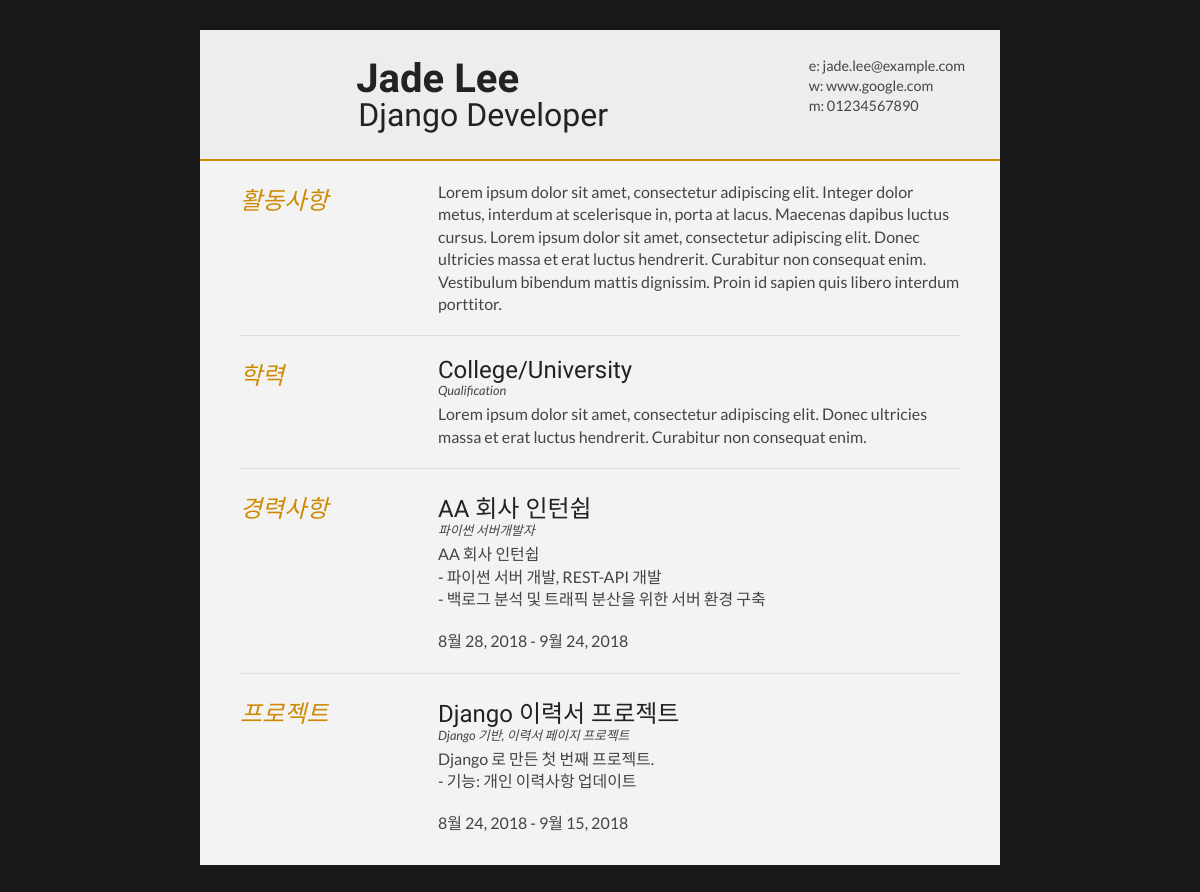
The page / on the database its author committed.
### index/models.py (models this page shows, shortened)
class MyProfile(models.Model):
    name = models.CharField(max_length=100, verbose_name="이름")
    email = models.EmailField(max_length=100, verbose_name="이메일")
    profile_img = models.ImageField(upload_to="pf/", verbose_name="프로필사진")

class MyInformation(models.Model):
    types = models.ForeignKey(ResumeType, on_delete=models.CASCADE, \
                              verbose_name="분류")
    title = models.CharField(max_length=100, verbose_name="제목")
    subtitle = models.CharField(max_length=100, verbose_name="부제목")
    work_from = models.DateField(blank=True, null=True, verbose_name="기간(시작일)")
    work_to = models.DateField(blank=True, null=True, verbose_name="기간(종료일)", help_text="현재 진행중이면 빈칸")
    data = models.TextField(verbose_name="내용")

### index/views.py (the view)
# urls.py: path('', main, name="main"),
def main(request):
    profile = MyProfile.objects.get(id=1)
    project = MyInformation.objects.filter(types__types="프로젝트")
    intern = MyInformation.objects.filter(types__types="인턴")
    return render(request, 'index/main.html', {"profile":profile, "project":project, "intern":intern})

### templates/index/main.html (shortened to what this page needs)
{% load staticfiles %}
<!DOCTYPE html>
<html>
<head>
<link type="text/css" rel="stylesheet" href="{% static 'style.css' %}">
</head>
<body id="top">
<div id="cv" class="instaFade">
	<div class="mainDetails">
		<div id="headshot" class="quickFade">
		</div>
		<div id="name">
			<h1 class="quickFade delayTwo">{{ profile.name }}</h1>
			<h2 class="quickFade delayThree">Django Developer</h2>
		</div>
		<div id="contactDetails" class="quickFade delayFour">
			<ul>
				<li>e: <a href="mailto:example@email.com" target="_blank">{{ profile.email }}</a></li>
				<li>w: <a href="http://www.google.com">www.google.com</a></li>
				<li>m: 01234567890</li>
			</ul>
		</div>
	</div>
	<div id="mainArea" class="quickFade delayFive">
		<section>
			<article>
				<div class="sectionTitle">
					<h1>활동사항</h1>
				</div>
				<div class="sectionContent">
					<p>Lorem ipsum dolor sit amet, consectetur adipiscing elit. Integer dolor metus, interdum at scelerisque in, porta at lacus. Maecenas dapibus luctus cursus. Lorem ipsum dolor sit amet, consectetur adipiscing elit. Donec ultricies massa et erat luctus hendrerit. Curabitur non consequat enim. Vestibulum bibendum mattis dignissim. Proin id sapien quis libero interdum porttitor.</p>
				</div>
			</article>
		</section>
		<section>
			<div class="sectionTitle">
				<h1>학력</h1>
			</div>
			<div class="sectionContent">
				<article>
					<h2>College/University</h2>
					<p class="subDetails">Qualification</p>
					<p>Lorem ipsum dolor sit amet, consectetur adipiscing elit. Donec ultricies massa et erat luctus hendrerit. Curabitur non consequat enim.</p>
				</article>
			</div>
		</section>
		<section>
			<div class="sectionTitle">
				<h1>경력사항</h1>
			</div>
			<div class="sectionContent">
                {% for each in intern %}
                <article>
					<h2>{{ each.title }}</h2>
					<p class="subDetails">{{ each.subtitle }}</p>
					<p>{{ each.data|linebreaksbr }}</p>
                    <p>{{ each.work_from }} - {{ each.work_to }}</p>
				</article>
                {% endfor %}
			</div>
		</section>
		<section>
			<div class="sectionTitle">
				<h1>프로젝트</h1>
			</div>
			<div class="sectionContent">
				{% for each in project %}
                <article>
					<h2>{{ each.title }}</h2>
					<p class="subDetails">{{ each.subtitle }}</p>
					<p>{{ each.data|linebreaksbr }}</p>
                    <p>{{ each.work_from }} - {{ each.work_to }}</p>
				</article>
                {% endfor %}
			</div>
		</section>
	</div>
</div>
</body>
</html>

### static/style.css (style rules this page uses)
html,body,div,span,object,iframe,h1,h2,h3,h4,h5,h6,p,blockquote,pre,abbr,address,cite,code,del,dfn,em,img,ins,kbd,q,samp,small,strong,sub,sup,var,b,i,dl,dt,dd,ol,ul,li,fieldset,form,label,legend,table,caption,tbody,tfoot,thead,tr,th,td,article,aside,canvas,details,figcaption,figure,footer,header,hgroup,menu,nav,section,summary,time,mark,audio,video { border:0; font:inherit; font-size:100%; margin:0; padding:0; vertical-align:baseline; }
article,aside,details,figcaption,figure,footer,header,hgroup,menu,nav,section { display:block; }
html, body { background: #181818; font-family: 'Lato', helvetica, arial, sans-serif; font-size: 16px; color: #222; }
p { font-size: 1em; line-height: 1.4em; margin-bottom: 20px; color: #444; }
#cv { width: 90%; max-width: 800px; background: #f3f3f3; margin: 30px auto; }
.mainDetails { padding: 25px 35px; border-bottom: 2px solid #cf8a05; background: #ededed; }
#name h1 { font-size: 2.5em; font-weight: 700; font-family: 'Rokkitt', Helvetica, Arial, sans-serif; margin-bottom: -6px; }
#name h2 { font-size: 2em; margin-left: 2px; font-family: 'Rokkitt', Helvetica, Arial, sans-serif; }
#mainArea { padding: 0 40px; }
#headshot { width: 12.5%; float: left; margin-right: 30px; }
#name { float: left; }
#contactDetails { float: right; }
#contactDetails ul { list-style-type: none; font-size: 0.9em; margin-top: 2px; }
#contactDetails ul li { margin-bottom: 3px; color: #444; }
#contactDetails ul li a, a[href^=tel] { color: #444; text-decoration: none; -webkit-transition: all .3s ease-in; -moz-transition: all .3s ease-in; -o-transition: all .3s ease-in; -ms-transition: all .3s ease-in; transition: all .3s ease-in; }
section { border-top: 1px solid #dedede; padding: 20px 0 0; }
section:first-child { border-top: 0; }
section:last-child { padding: 20px 0 10px; }
.sectionTitle { float: left; width: 25%; }
.sectionContent { float: right; width: 72.5%; }
.sectionTitle h1 { font-family: 'Rokkitt', Helvetica, Arial, sans-serif; font-style: italic; font-size: 1.5em; color: #cf8a05; }
.sectionContent h2 { font-family: 'Rokkitt', Helvetica, Arial, sans-serif; font-size: 1.5em; margin-bottom: -2px; }
.subDetails { font-size: 0.8em; font-style: italic; margin-bottom: 3px; }
.instaFade { -webkit-animation-name: reset, fade-in; -webkit-animation-duration: 1.5s; -webkit-animation-timing-function: ease-in; -moz-animation-name: reset, fade-in; -moz-animation-duration: 1.5s; -moz-animation-timing-function: ease-in; animation-name: reset, fade-in; animation-duration: 1.5s; animation-timing-function: ease-in; }
.quickFade { -webkit-animation-name: reset, fade-in; -webkit-animation-duration: 2.5s; -webkit-animation-timing-function: ease-in; -moz-animation-name: reset, fade-in; -moz-animation-duration: 2.5s; -moz-animation-timing-function: ease-in; animation-name: reset, fade-in; animation-duration: 2.5s; animation-timing-function: ease-in; }
.delayTwo { -webkit-animation-delay: 0, 1s; -moz-animation-delay: 0, 1s; animation-delay: 0, 1s; }
.delayThree { -webkit-animation-delay: 0, 1.5s; -moz-animation-delay: 0, 1.5s; animation-delay: 0, 1.5s; }
.delayFour { -webkit-animation-delay: 0, 2s; -moz-animation-delay: 0, 2s; animation-delay: 0, 2s; }
.delayFive { -webkit-animation-delay: 0, 2.5s; -moz-animation-delay: 0, 2.5s; animation-delay: 0, 2.5s; }

### rows shown on the page
MyProfile: name "Jade Lee", email "jade.lee@example.com"
MyInformation: title "AA 회사 인턴쉽", subtitle "파이썬 서버개발자", data "AA 회사 인턴쉽 - 파이썬 서버 개발, REST-API 개발 - 백로그 분석 및 트래픽 분산을 위한 서버 환경 구축", work_from "8월 28, 2018", work_to "9월 24, 2018"
MyInformation: title "Django 이력서 프로젝트", subtitle "Django 기반, 이력서 페이지 프로젝트", data "Django 로 만든 첫 번째 프로젝트. - 기능: 개인 이력사항 업데이트", work_from "8월 24, 2018", work_to "9월 15, 2018"
